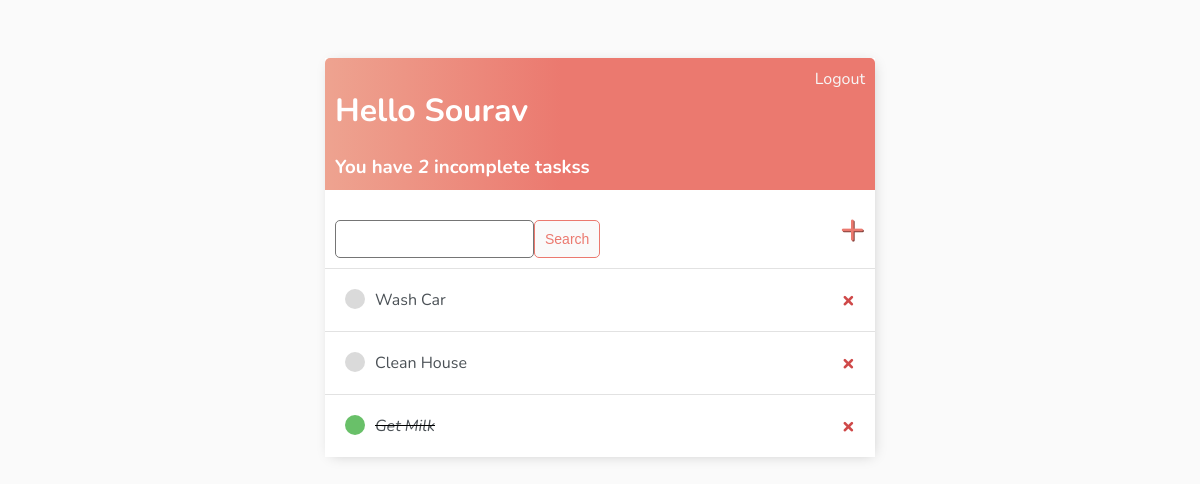
Before: / (signed in) with the older database file.
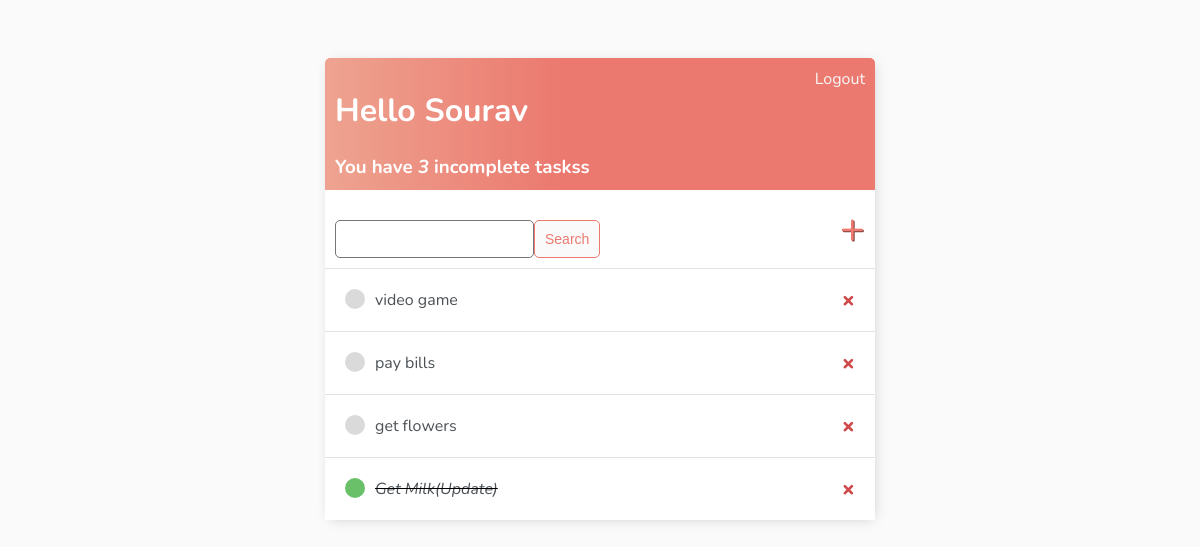
After: the same page with the newer database file.
### base/models.py (models this page shows)
class Task(models.Model):
    user = models.ForeignKey(User, on_delete=models.CASCADE, null=True, blank=True)
    title = models.CharField(max_length=200)
    description = models.TextField(null=True, blank=True)
    complete = models.BooleanField(default=False)
    created = models.DateTimeField(auto_now_add=True)
    def __str__(self):
        return self.title
    class Meta:
        ordering = ['complete']

### base/views.py (the view)
# urls.py: path('', TaskList.as_view(), name='tasks'),
class TaskList(LoginRequiredMixin, ListView):
    model = Task
    context_object_name = 'tasks'
    def get_context_data(self, **kwargs):
        context = super().get_context_data(**kwargs)
        context['tasks'] = context['tasks'].filter(user=self.request.user)
        context['count'] = context['tasks'].filter(complete=False).count()
        search_input = self.request.GET.get('search-area') or ''
        if search_input:
            context['tasks'] = context['tasks'].filter(title__startswith=search_input)
        context['search_input'] = search_input
        return context

### base/templates/base/task_list.html
{% extends 'base/main.html' %}
{% block content %}
<div class="header-bar">
    <div>
        <h1>Hello {{request.user|title}}</h1>
        <h3 style="margin:0">You have <i>{{count}}</i> incomplete tasks{{ count|pluralize:"s" }}</h3>
    </div>
    {% if request.user.is_authenticated %}
    <a href="{% url 'logout' %}">Logout</a>
    {% else %}
    <a href="{% url 'login' %}">Login</a>
    {% endif %}
</div>
<div id="search-add-wrapper">
    <form method ='GET' style="margin-top: 20px; display: flex;">
        <input type="text" name="search-area" value="{{search_input}}">
        <input class = "button" type="submit" value="Search">
    </form>
    <a id="add-link" href="{% url 'task-create' %}">&#x2b;</a>
</div>
<div class="task-items-wrapper">
    {% for task in tasks %}
        <div class="task-wrapper">
            {% if task.complete %}
            <div class="task-title">
                <div class="task-complete-icon"></div>
                <i><s><a href="{% url 'task-update' task.id %}">{{task}}</a></s></i>
            </div>
            <a class="delete-link" href="{% url 'task-delete' task.id %}">&#215;</a>
            {% else %}
            <div class="task-title">
                <div class="task-incomplete-icon"></div>
                <a href="{% url 'task-update' task.id %}">{{task}}</a>
            </div>
            <a class="delete-link" href="{% url 'task-delete' task.id %}">&#215;</a>
            {% endif %}
        </div>
    {% empty %}
    <h3>No items in list</h3>
    {% endfor %}
</div>
{% endblock content %}

### base/templates/base/main.html (shortened to what this page needs)
<!DOCTYPE html>
<html lang="en">
<head>
</head>
<body>
    <div class="container">
        {% block content %}
        {% endblock content %}
    </div>
</body>
</html>

### base/templates/base/main.html (style rules this page uses)
body { background-color: #FAFAFA; font-family: 'Nunito', sans-serif; padding-top: 50px; }
h1, h2, h3, h4, h5, h6, { font-family: 'Raleway', sans-serif; }
a, p { color: #4b5156; }
.container { max-width: 550px; margin: auto; background-color: white; -webkit-box-shadow: 2px 2px 13px -4px rgba(0, 0, 0, 0.21); box-shadow: 2px 2px 13px -4px rgba(0, 0, 0, 0.21); }
.header-bar { display: flex; justify-content: space-between; color: #fff; padding: 10px; border-radius: 5px 5px 0 0; background: linear-gradient(90deg, #EEA390 0%, #EB796F 43%, #EB796F 100%); }
.header-bar a { color: rgb(247, 247, 247); text-decoration: none; }
.task-wrapper { display: flex; align-items: center; justify-content: space-between; padding: 20px; background-color: #fff; border-top: 1px solid rgb(226, 226, 226); }
.task-title { display: flex; }
.task-title a { text-decoration: none; color: #4b5156; margin-left: 10px; }
.task-complete-icon { height: 20px; width: 20px; background-color: rgb(105, 192, 105); border-radius: 50%; }
.task-incomplete-icon { height: 20px; width: 20px; background-color: rgb(218, 218, 218); border-radius: 50%; }
.delete-link { text-decoration: none; font-weight: 900; color: #cf4949; font-size: 22px; line-height: 0; }
#search-add-wrapper { display: flex; justify-content: space-between; align-items: center; padding: 10px; }
#add-link { color: #EB796F; text-decoration: none; font-size: 42px; text-shadow: 1px 1px #81413b; }
input[type=text], input[type=password], textarea { border: 1px solid #757575; border-radius: 5px; padding: 10px; width: 90%; }
::placeholder { font-weight: 300; opacity: 0.5; }
.button { border: 1px solid #EB796F; background-color: #FAFAFA; color: #EB796F; padding: 10px; font-size: 14px; border-radius: 5px; cursor: pointer; text-decoration: none; }

Changed rows visible on the page:
removed Task: title "Wash Car"
removed Task: title "Clean House"
added Task: title "video game"
added Task: title "pay bills"
added Task: title "get flowers"
changed Task: title "Get Milk" → "Get Milk(Update)"
Other visible differences:
{{ count }}: "2" → "3"
